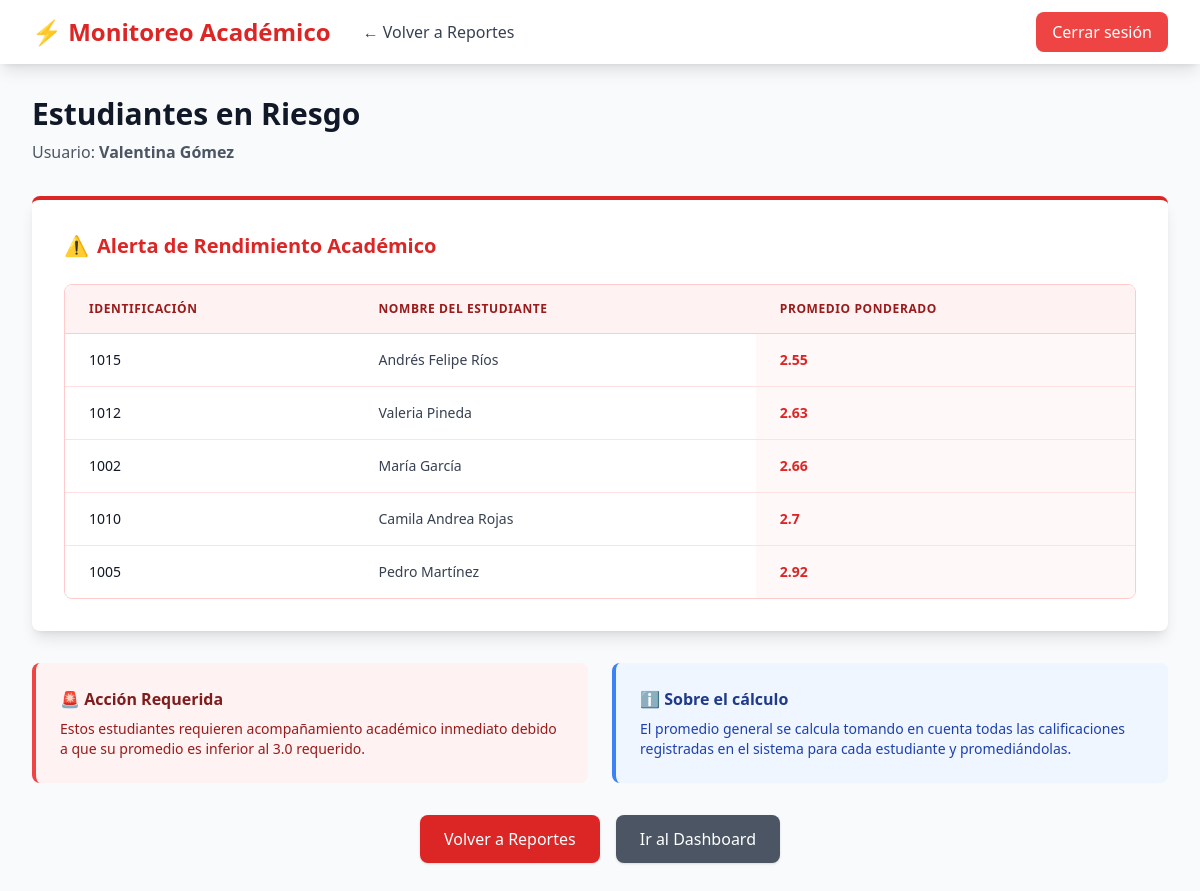
/reportes/riesgo (signed in), run on the app's committed database.
### tables this page shows
CREATE TABLE estudiantes (
            id      TEXT PRIMARY KEY,
            nombre  TEXT NOT NULL,
            correo  TEXT NOT NULL UNIQUE
        );

### app.py (the view)
@app.route('/reportes/riesgo')
def reporte_riesgo():
    if 'usuario' not in session:
        return redirect(url_for('login'))
    estudiantes_riesgo = sistema.obtener_estudiantes_en_riesgo()
    return render_template('reporte_riesgo.html',
                         titulo='Estudiantes en Riesgo',
                         estudiantes=estudiantes_riesgo,
                         usuario=session.get('usuario'))

### models/sistema.py (called while the page is built)
    def _get_connection(self):
        conn = sqlite3.connect(self.db_path)
        conn.row_factory = sqlite3.Row
        conn.execute("PRAGMA foreign_keys = ON")
        return conn

    def obtener_estudiantes_en_riesgo(self):
        conn = self._get_connection()
        filas = conn.execute("""
            SELECT e.id, e.nombre, ROUND(AVG(c.nota), 2) AS promedio
            FROM estudiantes e
            JOIN calificaciones c ON e.id = c.estudiante_id
            GROUP BY e.id, e.nombre
            HAVING promedio < 3.0
            ORDER BY promedio ASC
        """).fetchall()
        conn.close()
        return [{"id": f["id"], "nombre": f["nombre"], "promedio": f["promedio"]} for f in filas]

### templates/reporte_riesgo.html (shortened to what this page needs)
<!DOCTYPE html>
<html lang="es">
<head>
    <script src="https://cdn.tailwindcss.com"></script>
</head>
<body class="bg-gray-50">
    <nav class="bg-white shadow-lg">
        <div class="max-w-7xl mx-auto px-4 sm:px-6 lg:px-8">
            <div class="flex justify-between h-16">
                <div class="flex items-center gap-8">
                    <div class="text-2xl font-bold text-red-600">⚡ Monitoreo Académico</div>
                    <a href="/reportes" class="text-gray-700 hover:text-red-600 transition">← Volver a Reportes</a>
                </div>
                <div class="flex items-center">
                    <a href="/logout" class="px-4 py-2 bg-red-500 text-white rounded-lg hover:bg-red-600 transition">Cerrar sesión</a>
                </div>
            </div>
        </div>
    </nav>
    <div class="max-w-7xl mx-auto px-4 sm:px-6 lg:px-8 py-8">
        <h1 class="text-3xl font-bold text-gray-900 mb-2">{{ titulo }}</h1>
        <p class="text-gray-600 mb-8">Usuario: <strong>{{ usuario }}</strong></p>
        <div class="bg-white rounded-lg shadow-lg p-8 border-t-4 border-red-600">
            <h2 class="text-xl font-bold text-red-600 mb-6 flex items-center">
                <span class="mr-2">⚠️</span> Alerta de Rendimiento Académico
            </h2>
            {% if estudiantes %}
            <div class="overflow-x-auto rounded-lg border border-red-200">
                <table class="min-w-full bg-white">
                    <thead class="bg-red-50">
                        <tr>
                            <th class="py-4 px-6 text-left text-xs font-bold text-red-800 uppercase tracking-wider border-b border-red-200">Identificación</th>
                            <th class="py-4 px-6 text-left text-xs font-bold text-red-800 uppercase tracking-wider border-b border-red-200">Nombre del Estudiante</th>
                            <th class="py-4 px-6 text-left text-xs font-bold text-red-800 uppercase tracking-wider border-b border-red-200">Promedio Ponderado</th>
                        </tr>
                    </thead>
                    <tbody class="divide-y divide-red-100">
                        {% for est in estudiantes %}
                        <tr class="hover:bg-red-50 transition">
                            <td class="py-4 px-6 text-sm font-medium text-gray-900">{{ est.id }}</td>
                            <td class="py-4 px-6 text-sm text-gray-700">{{ est.nombre }}</td>
                            <td class="py-4 px-6 text-sm font-bold text-red-600 bg-red-50/50">{{ est.promedio }}</td>
                        </tr>
                        {% endfor %}
                    </tbody>
                </table>
            </div>
            {% endif %}
        </div>
        <div class="mt-8 grid grid-cols-1 md:grid-cols-2 gap-6">
            <div class="bg-red-50 rounded-lg p-6 border-l-4 border-red-500">
                <h3 class="font-semibold text-red-900 mb-2">🚨 Acción Requerida</h3>
                <p class="text-red-800 text-sm">Estos estudiantes requieren acompañamiento académico inmediato debido a que su promedio es inferior al 3.0 requerido.</p>
            </div>
            <div class="bg-blue-50 rounded-lg p-6 border-l-4 border-blue-500">
                <h3 class="font-semibold text-blue-900 mb-2">ℹ️ Sobre el cálculo</h3>
                <p class="text-blue-800 text-sm">El promedio general se calcula tomando en cuenta todas las calificaciones registradas en el sistema para cada estudiante y promediándolas.</p>
            </div>
        </div>
        <div class="mt-8 text-center flex justify-center gap-4">
            <a href="/reportes" class="px-6 py-3 bg-red-600 text-white rounded-lg hover:bg-red-700 transition shadow font-medium">
                Volver a Reportes
            </a>
            <a href="/dashboard" class="px-6 py-3 bg-gray-600 text-white rounded-lg hover:bg-gray-700 transition shadow font-medium">
                Ir al Dashboard
            </a>
        </div>
    </div>
</body>
</html>

### data on the page
estudiantes: id "1015", nombre "Andrés Felipe Ríos", promedio "2.55"
estudiantes: id "1012", nombre "Valeria Pineda", promedio "2.63"
estudiantes: id "1002", nombre "María García", promedio "2.66"
estudiantes: id "1010", nombre "Camila Andrea Rojas", promedio "2.7"
estudiantes: id "1005", nombre "Pedro Martínez", promedio "2.92"

### other printed values
{{ titulo }} "Estudiantes en Riesgo"
{{ usuario }} "Valentina Gómez"
